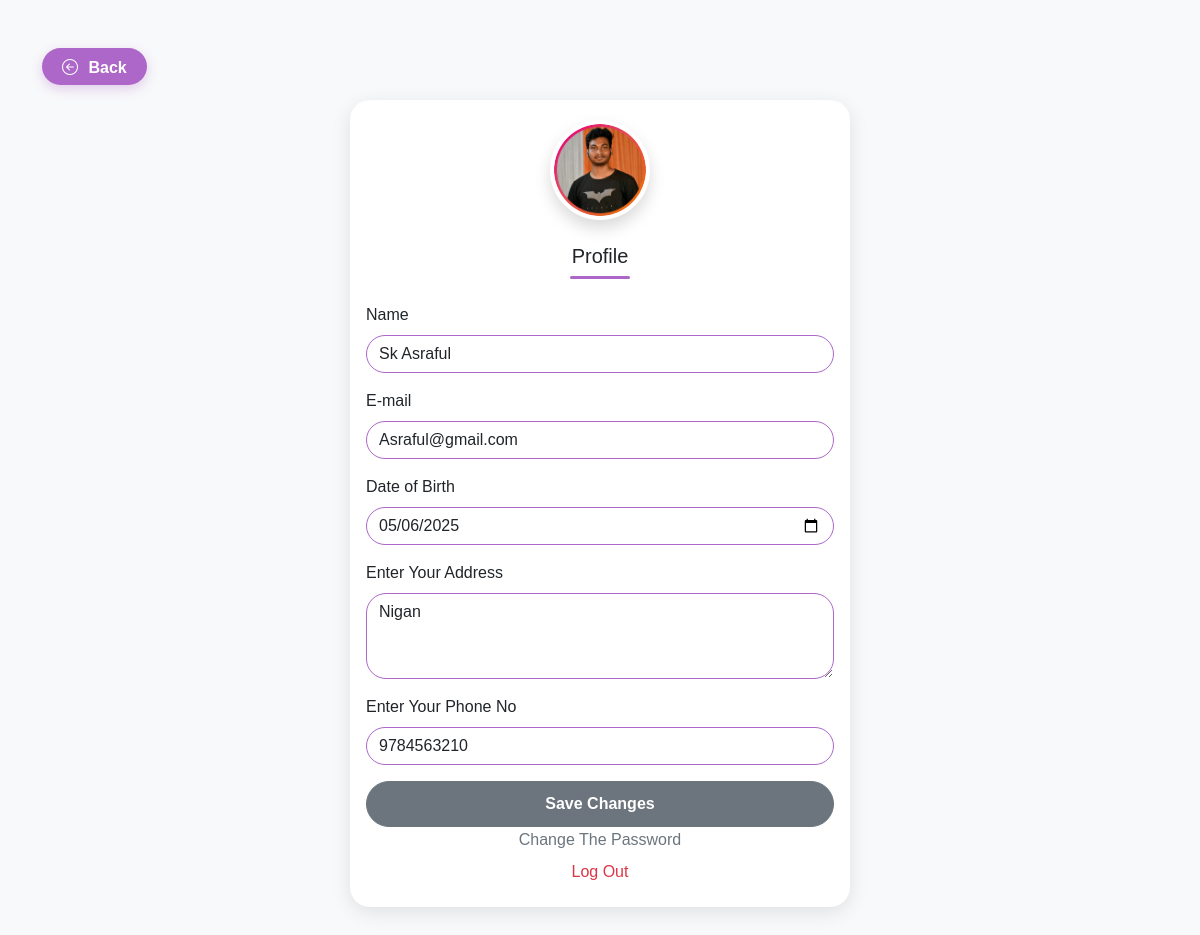
Screenshot of /Homepage/profile.php (signed in) with the database file from the repository.
### tables this page shows
CREATE TABLE `users` (
  `user_id` int(11) NOT NULL,
  `name` varchar(50) NOT NULL,
  `dob` date NOT NULL,
  `email` varchar(50) NOT NULL,
  `password` varchar(30) NOT NULL,
  `phone` varchar(15) NOT NULL,
  `address` text NOT NULL,
  `image` text NOT NULL,
  `created_at` timestamp NOT NULL DEFAULT current_timestamp(),
  `updated_at` timestamp NOT NULL DEFAULT current_timestamp()
);

### Homepage/profile.php (the view, shortened to what this page needs)
<?php
include_once "db_connect.php";
$user_id = $_SESSION['user_id'];
$query = "SELECT * FROM users WHERE user_id = ?";
$stmt = mysqli_prepare($conn, $query);
mysqli_stmt_bind_param($stmt, "i", $user_id);
mysqli_stmt_execute($stmt);
$result = mysqli_stmt_get_result($stmt);
if ($result && mysqli_num_rows($result) > 0) {
    $user = mysqli_fetch_assoc($result);
    $image = $user['image'];
    $displayImage = !empty($image) ? $image : 'default.jpg';
} else {
    session_destroy();
header("Location:/ServiceHub/Signup_Login/login.php");
    exit();
}
?>
<!DOCTYPE html>
<html lang="en">
<head>
  <link rel="stylesheet" href="https://cdn.jsdelivr.net/npm/bootstrap@5.3.0/dist/css/bootstrap.min.css" />
  <link rel="stylesheet" href="https://cdnjs.cloudflare.com/ajax/libs/font-awesome/6.5.1/css/all.min.css" />
  <link href="https://cdn.jsdelivr.net/npm/bootstrap-icons@1.10.5/font/bootstrap-icons.css" rel="stylesheet" />
  <link rel="stylesheet" href="style.css" />
</head>
<body class="bg-light">
<div class="container py-5">
  <div class = "button-padding">
 <button class="btn back-btn" onclick="window.location.href='/ServiceHub/Homepage/home.php'">
          <i class="bi bi-arrow-left-circle"></i> Back
        </button>
</div>
  <div class="card profile-card">
    <div class="position-relative text-center" style="margin-top: -40px;">
      <img src="assets/images/<?php echo $displayImage; ?>" class="img-fluid rounded-circle shadow profile-pic animated-profile" alt="Profile Picture">
    </div>
    <div class="card-body mt-3 pt-2">
      <h5 class="text-center mb-4">Profile
      <span style="display: block; height: 3px; width: 60px; background-color:  #ad67c8; margin: 8px auto 0; border-radius: 2px;"></span>
      </h5>
      <form action="upload_profile.php" method ="post">
        <div class="mb-3">
          <label class="form-label"> Name</label>
          <input type="text" class="form-control"  name="first_name" value="<?php echo htmlspecialchars($user['name']); ?>" required >
        </div>
        <div class="mb-3">
          <label class="form-label">E-mail</label>
          <input type="email" class="form-control" name="email" value="<?php echo htmlspecialchars($user['email']); ?>" readonly>
        </div>
        <div class="mb-3">
          <label class="form-label">Date of Birth</label>
          <input type="date" name="dob" value="<?php echo htmlspecialchars($user['dob']); ?>" class="form-control" >
        </div>
        <div class="mb-3">
          <label class="form-label">Enter Your Address</label>
        <textarea name="address" class="form-control" rows="3" placeholder="Enter your address"><?php echo htmlspecialchars($user['address']); ?></textarea>
        </div>
        <div class="mb-3">
          <label class="form-label">Enter Your Phone No </label>
          <input type="phone" class="form-control" name="phone" value="<?php echo htmlspecialchars($user['phone']); ?>" required>
        </div>
        <button type="submit" name="update_profile" class="btn btn-secondary w-100 save-btn" >Save Changes</button>
      </form>
          <form action=""   class ="d-flex justify-content-center align-items-center">
          <button type="submit" class="btn btn-link text-decoration-none text-secondary  justify-center p-0">Change The Password</button>
          </form>
          <form action="logout.php" method="post" class="d-flex justify-content-center align-items-center">
      <button type="submit" class="btn btn-link text-decoration-none text-secondary text-danger">Log Out</button>
    </form>
    </div>
  </div>
</div>
</body>
</html>

### Homepage/style.css (style rules this page uses)
body { background-color: #ffffff; font-family: "Arial", sans-serif; margin: 0; padding: 0; }
.card { border: none; transition: 0.3s; box-shadow: 0px 4px 8px rgba(0, 0, 0, 0.1); border-radius: 10px; }
.card img { transition: transform 0.3s ease; }

### Homepage/profile.php (style rules this page uses)
.profile-pic { display: block; margin: 0 auto; border: 4px solid #fff; border-radius: 50%; width: 100px; height: 100px; object-fit: cover; background-color: #fff; position: relative; z-index: 1; transition: transform 0.3s ease; }
.animated-profile { animation: fadeSlideIn 1s ease-in-out; }
.form-control, .form-select { border-radius: 20px; }
.save-btn { border-radius: 30px; padding: 10px; font-weight: 600; }
.profile-card { max-width: 500px; margin: auto; border-radius: 20px; overflow: hidden; box-shadow: 0px 5px 20px rgba(0, 0, 0, 0.1); position: relative; padding-top: 60px; }
.back-btn { background-color: #ad67c8; color: #fff; border: none; border-radius: 30px; padding: 8px 20px; font-weight: 600; transition: background-color 0.3s ease, transform 0.2s ease; box-shadow: 0 4px 12px rgba(173, 103, 200, 0.3); padding-bottom:5px; }
.back-btn i { margin-right: 6px; }
.button-padding { padding-bottom:15px; position: relative; }
.form-control { border-color: #ad67c8 !important; }

### rows the page displays
users: image (picture), first_name "Sk Asraful", email "Asraful@gmail.com", dob "05/06/2025", address "Nigan", phone "9784563210"
